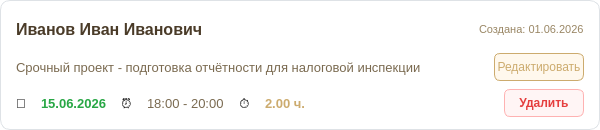
<?xml version="1.0" encoding="UTF-8"?>
<ui version="4.0">
 <class>OvertimeCard</class>
 <widget class="QFrame" name="OvertimeCard">
  <property name="geometry">
   <rect>
    <x>0</x>
    <y>0</y>
    <width>600</width>
    <height>130</height>
   </rect>
  </property>
  <property name="sizePolicy">
   <sizepolicy hsizetype="Expanding" vsizetype="Minimum">
    <horstretch>0</horstretch>
    <verstretch>0</verstretch>
   </sizepolicy>
  </property>
  <property name="minimumSize">
   <size>
    <width>400</width>
    <height>120</height>
   </size>
  </property>
  <property name="maximumSize">
   <size>
    <width>16777215</width>
    <height>200</height>
   </size>
  </property>
  <property name="styleSheet">
   <string notr="true">
    QFrame#OvertimeCard {
        background-color: white;
        border: 1px solid #DEE2E6;
        border-radius: 10px;
    }
    QFrame#OvertimeCard:hover {
        border: 2px solid #CCAB6E;
        background-color: #FDFBF7;
    }
   </string>
  </property>
  <layout class="QHBoxLayout" name="horizontalLayout">
   <property name="spacing">
    <number>15</number>
   </property>
   <property name="leftMargin">
    <number>15</number>
   </property>
   <property name="topMargin">
    <number>12</number>
   </property>
   <property name="rightMargin">
    <number>15</number>
   </property>
   <property name="bottomMargin">
    <number>12</number>
   </property>
   <item>
    <layout class="QVBoxLayout" name="mainLayout">
     <property name="spacing">
      <number>8</number>
     </property>
     <item>
      <layout class="QHBoxLayout" name="headerLayout">
       <property name="spacing">
        <number>10</number>
       </property>
       <item>
        <widget class="QLabel" name="labelEmployee">
         <property name="sizePolicy">
          <sizepolicy hsizetype="Expanding" vsizetype="Preferred">
           <horstretch>1</horstretch>
           <verstretch>0</verstretch>
          </sizepolicy>
         </property>
         <property name="styleSheet">
          <string notr="true">border: none; font-size: 16px; font-weight: bold; color: #4A3B28; background-color: transparent;</string>
         </property>
         <property name="text">
          <string>Иванов Иван Иванович</string>
         </property>
        </widget>
       </item>
       <item>
        <spacer name="headerSpacer">
         <property name="orientation">
          <enum>Qt::Orientation::Horizontal</enum>
         </property>
         <property name="sizeHint" stdset="0">
          <size>
           <width>40</width>
           <height>20</height>
          </size>
         </property>
        </spacer>
       </item>
       <item>
        <widget class="QLabel" name="labelCreatedAt">
         <property name="styleSheet">
          <string notr="true">border: none; font-size: 11px; color: #998664; background-color: transparent;</string>
         </property>
         <property name="text">
          <string>Создана: 01.06.2026</string>
         </property>
        </widget>
       </item>
      </layout>
     </item>
     <item>
      <layout class="QHBoxLayout" name="descriptionLayout">
       <property name="spacing">
        <number>10</number>
       </property>
       <item>
        <widget class="QLabel" name="labelDescription">
         <property name="sizePolicy">
          <sizepolicy hsizetype="Expanding" vsizetype="Preferred">
           <horstretch>1</horstretch>
           <verstretch>0</verstretch>
          </sizepolicy>
         </property>
         <property name="styleSheet">
          <string notr="true">border: none; font-size: 13px; color: #7A6A50; background-color: transparent;</string>
         </property>
         <property name="text">
          <string>Срочный проект - подготовка отчётности для налоговой инспекции</string>
         </property>
         <property name="wordWrap">
          <bool>true</bool>
         </property>
        </widget>
       </item>
       <item>
        <widget class="QPushButton" name="btnEdit">
         <property name="minimumSize">
          <size>
           <width>90</width>
           <height>28</height>
          </size>
         </property>
         <property name="maximumSize">
          <size>
           <width>90</width>
           <height>28</height>
          </size>
         </property>
         <property name="cursor">
          <cursorShape>PointingHandCursor</cursorShape>
         </property>
         <property name="styleSheet">
          <string notr="true">
           QPushButton {
               background-color: #FFF8ED;
               color: #CCAB6E;
               border: 1px solid #CCAB6E;
               border-radius: 6px;
               font-size: 12px;
           }
           QPushButton:hover {
               background-color: #CCAB6E;
               color: white;
           }
           QPushButton:pressed {
               background-color: #998664;
           }
          </string>
         </property>
         <property name="text">
          <string>Редактировать</string>
         </property>
        </widget>
       </item>
      </layout>
     </item>
     <item>
      <layout class="QHBoxLayout" name="infoLayout">
       <property name="spacing">
        <number>15</number>
       </property>
       <item>
        <widget class="QLabel" name="labelDateIcon">
         <property name="styleSheet">
          <string notr="true">border: none; font-size: 13px; background-color: transparent;</string>
         </property>
         <property name="text">
          <string>📅</string>
         </property>
        </widget>
       </item>
       <item>
        <widget class="QLabel" name="labelDate">
         <property name="styleSheet">
          <string notr="true">border: none; font-size: 13px; color: #28a745; font-weight: bold; background-color: transparent;</string>
         </property>
         <property name="text">
          <string>15.06.2026</string>
         </property>
        </widget>
       </item>
       <item>
        <widget class="QLabel" name="labelTimeIcon">
         <property name="styleSheet">
          <string notr="true">border: none; font-size: 13px; background-color: transparent;</string>
         </property>
         <property name="text">
          <string>⏰</string>
         </property>
        </widget>
       </item>
       <item>
        <widget class="QLabel" name="labelTime">
         <property name="styleSheet">
          <string notr="true">border: none; font-size: 13px; color: #7A6A50; background-color: transparent;</string>
         </property>
         <property name="text">
          <string>18:00 - 20:00</string>
         </property>
        </widget>
       </item>
       <item>
        <widget class="QLabel" name="labelDurationIcon">
         <property name="styleSheet">
          <string notr="true">border: none; font-size: 13px; background-color: transparent;</string>
         </property>
         <property name="text">
          <string>⏱️</string>
         </property>
        </widget>
       </item>
       <item>
        <widget class="QLabel" name="labelDuration">
         <property name="styleSheet">
          <string notr="true">border: none; font-size: 13px; color: #CCAB6E; font-weight: bold; background-color: transparent;</string>
         </property>
         <property name="text">
          <string>2.00 ч.</string>
         </property>
        </widget>
       </item>
       <item>
        <spacer name="infoSpacer">
         <property name="orientation">
          <enum>Qt::Orientation::Horizontal</enum>
         </property>
         <property name="sizeHint" stdset="0">
          <size>
           <width>40</width>
           <height>20</height>
          </size>
         </property>
        </spacer>
       </item>
       <item>
        <widget class="QPushButton" name="btnDelete">
         <property name="minimumSize">
          <size>
           <width>80</width>
           <height>28</height>
          </size>
         </property>
         <property name="maximumSize">
          <size>
           <width>80</width>
           <height>28</height>
          </size>
         </property>
         <property name="cursor">
          <cursorShape>PointingHandCursor</cursorShape>
         </property>
         <property name="styleSheet">
          <string notr="true">
           QPushButton {
               background-color: #FFF5F5;
               color: #E53E3E;
               border: 1px solid #FEB2B2;
               border-radius: 6px;
               font-size: 12px;
               font-weight: 500;
           }
           QPushButton:hover {
               background-color: #E53E3E;
               color: white;
           }
           QPushButton:pressed {
               background-color: #C53030;
           }
          </string>
         </property>
         <property name="text">
          <string>Удалить</string>
         </property>
        </widget>
       </item>
      </layout>
     </item>
    </layout>
   </item>
  </layout>
 </widget>
 <resources/>
 <connections/>
</ui>
